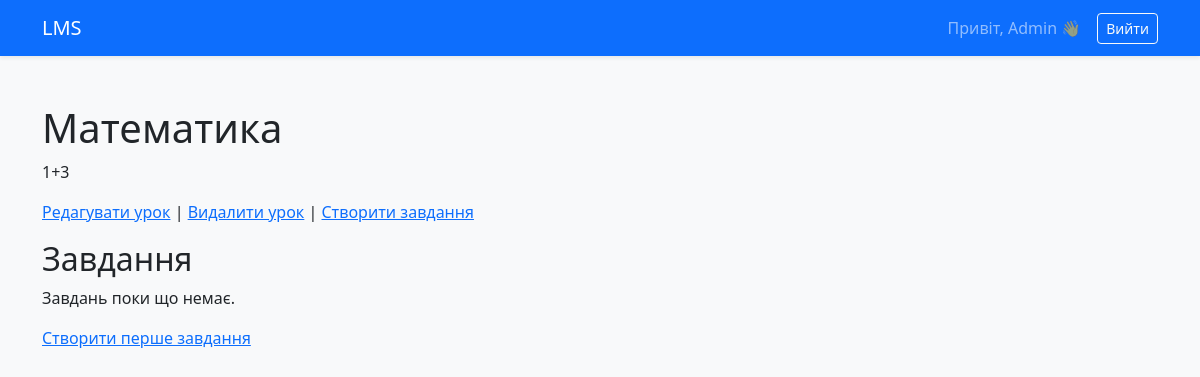
/lesson/3/ (signed in), run on an earlier commit of the app's database.
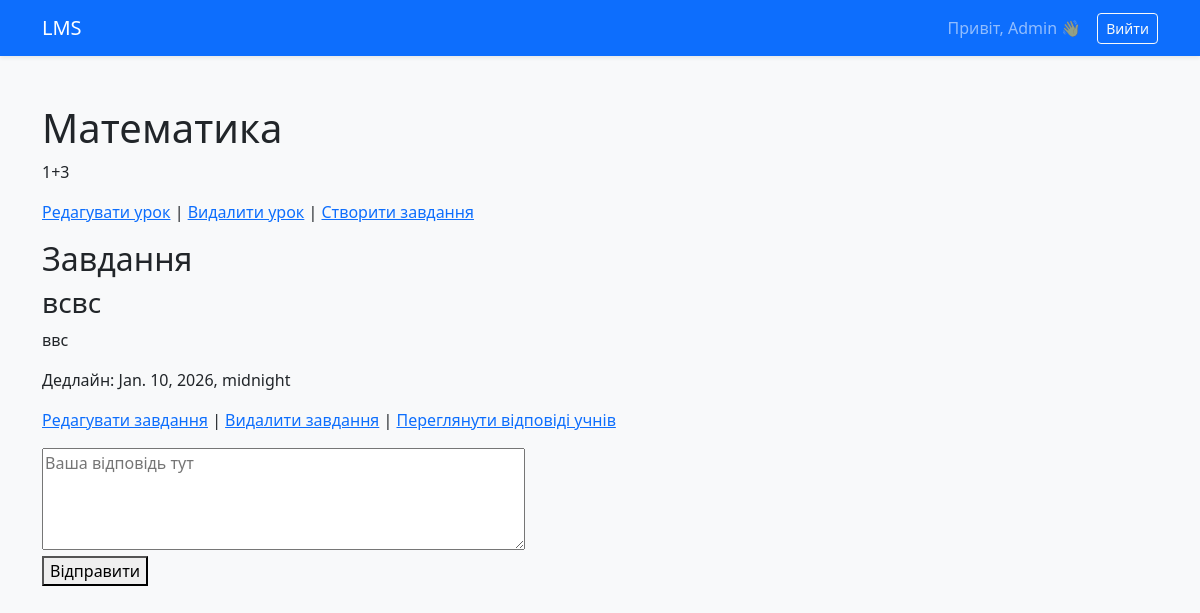
And on a later commit of the database.
### lms/models.py (models this page shows, shortened)
class Assignment(models.Model):
    lesson = models.ForeignKey(Lesson, on_delete=models.CASCADE, related_name='assignments')
    title = models.CharField(max_length=200)
    description = models.TextField()
    deadline = models.DateTimeField()

### lms/views.py (the view)
# urls.py: path('lesson/<int:lesson_id>/', views.lesson_detail, name='lesson_detail'),
def lesson_detail(request, lesson_id):
    lesson = get_object_or_404(Lesson, id=lesson_id)
    course = lesson.module.course
    enrolled = request.user.is_authenticated and Enrollment.objects.filter(user=request.user, course=course).exists()
    user_submissions = {}
    if request.user.is_authenticated:
        for assignment in lesson.assignments.all():
            user_submissions[assignment.id] = Submission.objects.filter(
                assignment=assignment,
                student=request.user
            ).exists()
    return render(request, 'lms/lesson_detail.html', {
        'lesson': lesson,
        'enrolled': enrolled,
        'user_submissions': user_submissions
    })

### lms/templatetags/custom_tags.py (called while the page is built)
@register.filter
def get_item(dictionary, key):
    return dictionary.get(key)

### lms/templates/lms/lesson_detail.html (shortened to what this page needs)
{% extends "base.html" %}
{% block content %}
{% load custom_tags %}
<h1>{{ lesson.title }}</h1>
<p>{{ lesson.content }}</p>
{% if user.is_superuser or user.profile.role == "teacher" or user.profile.role == "admin" %}
  <p>
    <a href="{% url 'edit_lesson' lesson.id %}">Редагувати урок</a> |
    <a href="{% url 'delete_lesson' lesson.id %}">Видалити урок</a> |
    <a href="{% url 'create_assignment' lesson.id %}">Створити завдання</a>
  </p>
{% endif %}
<h2>Завдання</h2>
{% if enrolled %}
  {% if lesson.assignments.exists %}
    {% for assignment in lesson.assignments.all %}
      <div>
        <h3>{{ assignment.title }}</h3>
        <p>{{ assignment.description }}</p>
        <p>Дедлайн: {{ assignment.deadline }}</p>
        {% if user.is_superuser or user.profile.role == "teacher" or user.profile.role == "admin" %}
          <p>
            <a href="{% url 'edit_assignment' assignment.id %}">Редагувати завдання</a> |
            <a href="{% url 'delete_assignment' assignment.id %}">Видалити завдання</a> |
            <a href="{% url 'assignment_submissions' assignment.id %}">
              Переглянути відповіді учнів
            </a>
          </p>
        {% endif %}
        {% if user.is_authenticated %}
          {% if user_submissions|get_item:assignment.id %}
            <p> Ви вже здали це завдання</p>
          {% else %}
            <form method="post" action="{% url 'submit_assignment' assignment.id %}">
              <textarea name="answer" rows="4" cols="50" placeholder="Ваша відповідь тут"></textarea><br>
              <button type="submit">Відправити</button>
            </form>
          {% endif %}
        {% endif %}
      </div>
    {% endfor %}
  {% else %}
    {% if user.is_superuser or user.profile.role == "teacher" or user.profile.role == "admin" %}
      <p>Завдань поки що немає.</p>
      <p><a href="{% url 'create_assignment' lesson.id %}">Створити перше завдання</a></p>
    {% else %}
      <p>Завдань поки що немає.</p>
    {% endif %}
  {% endif %}
{% else %}
  <p>Запишіться на курс, щоб переглянути завдання</p>
{% endif %}
{% endblock %}

What changed in the data, as far as the page shows it:
added Assignment: title "всвс", description "ввс", deadline "Jan. 10, 2026, midnight"
Also different on the page:
text no longer shown: "Завдань поки що немає. Створити перше завдання"
